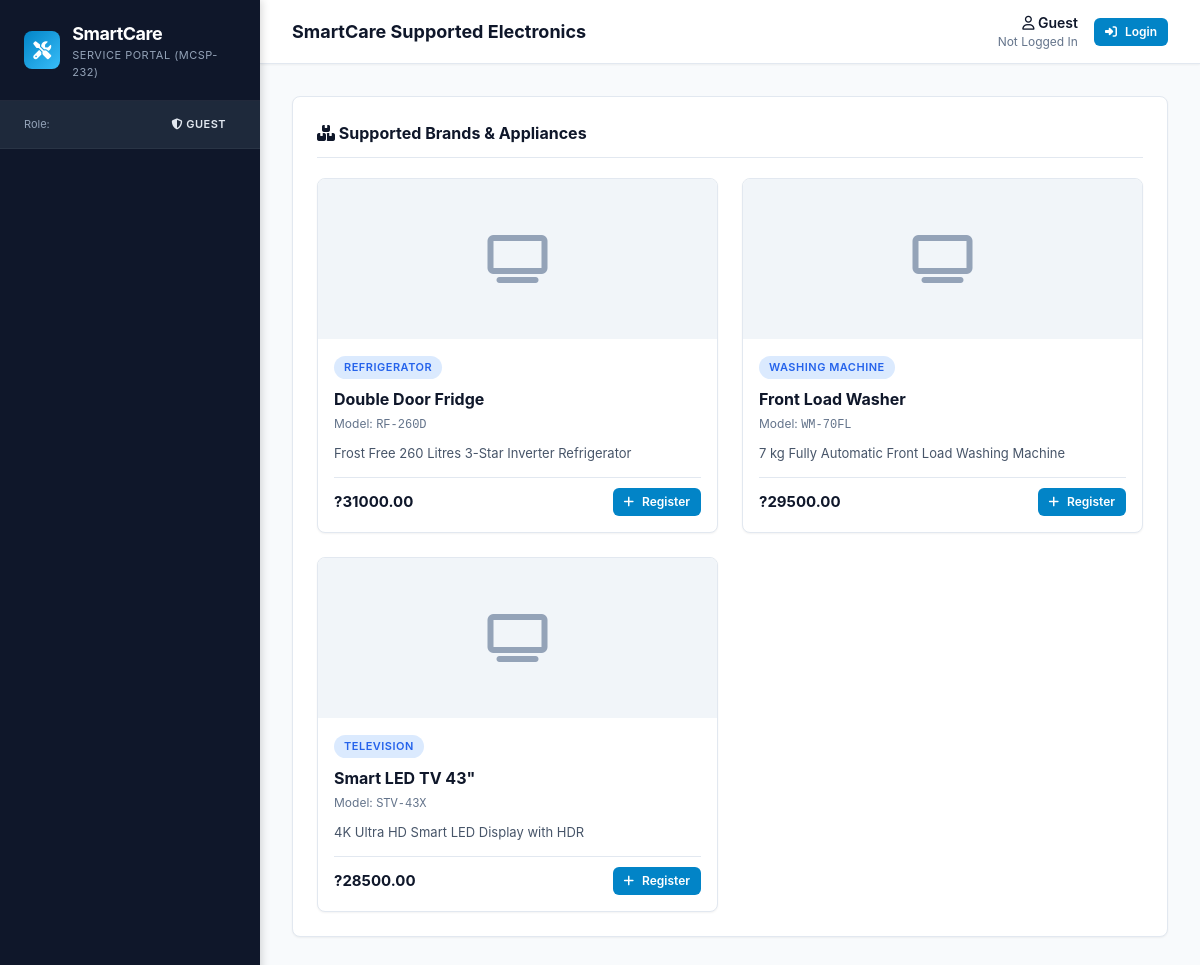
Screenshot of /products/consumer/catalog/ with the database file from the repository.
### products/models.py (models this page shows, shortened)
class Product(models.Model):
    prid = models.AutoField(primary_key=True)
    pcatid = models.ForeignKey(
        ProductCat,
        on_delete=models.CASCADE,
        db_column='pcatid',
        related_name='products'
    )
    prname = models.CharField(max_length=20)
    model = models.CharField(max_length=20)
    price = models.FloatField()
    srno = models.CharField(max_length=20)
    img = models.ImageField(upload_to='products/', blank=True, null=True)
    des = models.CharField(max_length=50)
    class Meta:
        db_table = 'products'
        verbose_name = 'Product'
        verbose_name_plural = 'Products'
        ordering = ['prname']

class ProductCat(models.Model):
    pcatid = models.AutoField(primary_key=True)
    category = models.CharField(max_length=20)
    class Meta:
        db_table = 'product_cat'
        verbose_name = 'Product Category'
        verbose_name_plural = 'Product Categories'
        ordering = ['category']

### products/views.py (the view)
# urls.py: path('consumer/catalog/', views.consumer_catalog, name='consumer_catalog'),
def consumer_catalog(request):
    products = Product.objects.select_related('pcatid').all().order_by('prname')
    categories = ProductCat.objects.all().order_by('category')
    return render(request, 'products/consumer_catalog.html', {
        'products': products,
        'categories': categories
    })

### accounts/context_processors.py (called while the page is built, shortened)
def auth_context(request):
    username = request.session.get('username')
    role = request.session.get('role')
    is_authenticated = bool(username and role)
    consumer = None
    technician = None
    return {
        'session_username': username,
        'session_role': role,
        'is_authenticated_custom': is_authenticated,
        'session_consumer': consumer,
        'session_technician': technician,
    }

### templates/products/consumer_catalog.html (shortened to what this page needs)
{% extends 'base.html' %}
{% block page_title %}SmartCare Supported Electronics{% endblock %}
{% block content %}
<div class="card">
    <div class="card-header">
        <h2 class="card-title"><i class="fa-solid fa-boxes-stacked"></i> Supported Brands & Appliances</h2>
    </div>
    <div style="display: grid; grid-template-columns: repeat(auto-fit, minmax(260px, 1fr)); gap: 24px;">
        {% for p in products %}
            <div style="border: 1px solid var(--border-color); border-radius: var(--border-radius); overflow: hidden; background: #FFFFFF; box-shadow: var(--box-shadow-sm);">
                <div style="height: 160px; background: #F1F5F9; display: flex; align-items: center; justify-content: center; overflow: hidden;">
                    {% if p.img %}
                        <img src="{{ p.img.url }}" alt="{{ p.prname }}" style="width: 100%; height: 100%; object-fit: cover;">
                    {% else %}
                        <i class="fa-solid fa-tv" style="font-size: 48px; color: #94A3B8;"></i>
                    {% endif %}
                </div>
                <div style="padding: 16px;">
                    <span class="badge badge-info" style="margin-bottom: 8px;">{{ p.pcatid.category }}</span>
                    <h3 style="font-size: 16px; font-weight: 700; color: var(--primary-navy); margin-bottom: 4px;">{{ p.prname }}</h3>
                    <p style="font-size: 12px; color: var(--text-muted); margin-bottom: 10px;">Model: <code>{{ p.model }}</code></p>
                    <p style="font-size: 13px; color: #475569; margin-bottom: 14px;">{{ p.des }}</p>
                    <div style="display: flex; justify-content: space-between; align-items: center; border-top: 1px solid var(--border-color); padding-top: 10px;">
                        <span style="font-weight: 700; color: #0F172A; font-size: 15px;">?{{ p.price|floatformat:2 }}</span>
                        <a href="{% url 'services:consumer_register_product' %}" class="btn btn-primary btn-sm">
                            <i class="fa-solid fa-plus"></i> Register
                        </a>
                    </div>
                </div>
            </div>
        {% empty %}
            <p style="color: var(--text-muted); text-align: center; grid-column: 1 / -1; padding: 24px;">No products currently in catalog.</p>
        {% endfor %}
    </div>
</div>
{% endblock %}

### templates/base.html (shortened to what this page needs)
{% load static %}
<!DOCTYPE html>
<html lang="en">
<head>
    <link rel="stylesheet" href="{% static 'css/style.css' %}">
    <link rel="stylesheet" href="https://cdnjs.cloudflare.com/ajax/libs/font-awesome/6.4.0/css/all.min.css">
</head>
<body>
    <div class="app-container">
        <aside class="app-sidebar no-print">
            <div class="sidebar-brand">
                <div class="brand-icon">
                    <i class="fa-solid fa-screwdriver-wrench"></i>
                </div>
                <div class="brand-text">
                    <h2>SmartCare</h2>
                    <p>Service Portal (MCSP-232)</p>
                </div>
            </div>
            <div class="sidebar-role-indicator">
                <span style="font-size: 11px; color: #94A3B8;">Role:</span>
                <span class="role-badge-pill role-badge-{{ session_role|default:'Guest' }}">
                    <i class="fa-solid fa-shield-halved"></i> {{ session_role|default:'Guest' }}
                </span>
            </div>
            <ul class="sidebar-menu">
            </ul>
        </aside>
        <div class="app-main">
            <header class="app-header no-print">
                <div class="header-title">
                    <h1>{% block page_title %}Dashboard{% endblock %}</h1>
                </div>
                <div class="header-user-section">
                    <div class="header-user-info">
                        <div class="header-username">
                            <i class="fa-regular fa-user"></i> {{ session_username|default:'Guest' }}
                        </div>
                        <div class="header-user-role">
                            {{ session_role|default:'Not Logged In' }}
                        </div>
                    </div>
                    {% if is_authenticated_custom %}
                        <a href="{% url 'accounts:logout' %}" class="btn-logout">
                            <i class="fa-solid fa-arrow-right-from-bracket"></i> Logout
                        </a>
                    {% else %}
                        <a href="{% url 'accounts:login' %}" class="btn btn-primary btn-sm">
                            <i class="fa-solid fa-right-to-bracket"></i> Login
                        </a>
                    {% endif %}
                </div>
            </header>
            <main class="app-content">
                {% block content %}{% endblock %}
            </main>
        </div>
    </div>
</body>
</html>

### static/css/style.css (style rules this page uses)
:root { --primary-navy: #0F172A; --secondary-navy: #1E293B; --accent-cyan: #0284C7; --accent-cyan-hover: #0369A1; --accent-cyan-light: #E0F2FE; --bg-canvas: #F8FAFC; --bg-card: #FFFFFF; --border-color: #E2E8F0; --border-focus: #38BDF8; --text-main: #0F172A; --text-muted: #64748B; --text-white: #FFFFFF; --status-green: #16A34A; --status-green-bg: #DCFCE7; --status-amber: #D97706; --status-amber-bg: #FEF3C7; --status-red: #DC2626; --status-red-bg: #FEE2E2; --status-blue: #2563EB; --status-blue-bg: #DBEAFE; --sidebar-width: 260px; --header-height: 64px; --border-radius: 8px; --box-shadow-sm: 0 1px 2px 0 rgb(0 0 0 / 0.05); --box-shadow: 0 4px 6px -1px rgb(0 0 0 / 0.1), 0 2px 4px -2px rgb(0 0 0 / 0.1); --box-shadow-lg: 0 10px 15px -3px rgb(0 0 0 / 0.1), 0 4px 6px -4px rgb(0 0 0 / 0.1); }
*, *::before, *::after { box-sizing: border-box; margin: 0; padding: 0; }
body { font-family: 'Inter', -apple-system, BlinkMacSystemFont, 'Segoe UI', Roboto, sans-serif; font-size: 14px; line-height: 1.5; color: var(--text-main); background-color: var(--bg-canvas); min-height: 100vh; }
a { color: var(--accent-cyan); text-decoration: none; transition: color 0.15s ease-in-out; }
.app-container { display: flex; min-height: 100vh; }
.app-sidebar { width: var(--sidebar-width); background-color: var(--primary-navy); color: #E2E8F0; display: flex; flex-direction: column; position: fixed; top: 0; bottom: 0; left: 0; z-index: 1000; box-shadow: 2px 0 8px rgba(0,0,0,0.15); overflow-y: auto; }
.sidebar-brand { padding: 20px 24px; display: flex; align-items: center; gap: 12px; border-bottom: 1px solid rgba(255, 255, 255, 0.08); }
.brand-icon { width: 38px; height: 38px; background: linear-gradient(135deg, var(--accent-cyan), #38BDF8); border-radius: 8px; display: flex; align-items: center; justify-content: center; color: white; font-weight: 700; font-size: 18px; }
.brand-text h2 { font-size: 18px; font-weight: 700; color: #FFFFFF; letter-spacing: -0.5px; }
.brand-text p { font-size: 11px; color: #94A3B8; text-transform: uppercase; letter-spacing: 0.5px; }
.sidebar-role-indicator { padding: 12px 24px; background-color: var(--secondary-navy); display: flex; align-items: center; justify-content: space-between; border-bottom: 1px solid rgba(255,255,255,0.05); }
.role-badge-pill { font-size: 11px; font-weight: 600; padding: 3px 10px; border-radius: 9999px; text-transform: uppercase; letter-spacing: 0.5px; }
.sidebar-menu { padding: 16px 12px; list-style: none; flex: 1; }
.app-main { margin-left: var(--sidebar-width); flex: 1; display: flex; flex-direction: column; min-height: 100vh; }
.app-header { height: var(--header-height); background-color: var(--bg-card); border-bottom: 1px solid var(--border-color); display: flex; align-items: center; justify-content: space-between; padding: 0 32px; position: sticky; top: 0; z-index: 500; box-shadow: var(--box-shadow-sm); }
.header-title h1 { font-size: 18px; font-weight: 700; color: var(--primary-navy); }
.header-user-section { display: flex; align-items: center; gap: 16px; }
.header-user-info { text-align: right; }
.header-username { font-weight: 600; color: var(--primary-navy); font-size: 14px; }
.header-user-role { font-size: 12px; color: var(--text-muted); }
.app-content { padding: 32px; flex: 1; }
.card { background-color: var(--bg-card); border: 1px solid var(--border-color); border-radius: var(--border-radius); box-shadow: var(--box-shadow-sm); padding: 24px; margin-bottom: 24px; }
.card-header { display: flex; justify-content: space-between; align-items: center; margin-bottom: 20px; padding-bottom: 12px; border-bottom: 1px solid var(--border-color); }
.card-title { font-size: 16px; font-weight: 700; color: var(--primary-navy); }
.btn { display: inline-flex; align-items: center; justify-content: center; gap: 8px; padding: 8px 18px; border-radius: 6px; font-size: 14px; font-weight: 600; cursor: pointer; border: 1px solid transparent; transition: all 0.15s ease; text-decoration: none; }
.btn-primary { background-color: var(--accent-cyan); color: #FFFFFF; }
.btn-sm { padding: 4px 10px; font-size: 12px; }
.badge { display: inline-flex; align-items: center; padding: 3px 10px; font-size: 11px; font-weight: 600; border-radius: 9999px; text-transform: uppercase; letter-spacing: 0.5px; white-space: nowrap; }
.badge-info { background-color: var(--status-blue-bg); color: var(--status-blue); }

### rows the page displays
Product: pcatid.category "REFRIGERATOR", prname "Double Door Fridge", model "RF-260D", des "Frost Free 260 Litres 3-Star Inverter Refrigerator", price "31000.00"
Product: pcatid.category "WASHING MACHINE", prname "Front Load Washer", model "WM-70FL", des "7 kg Fully Automatic Front Load Washing Machine", price "29500.00"
Product: pcatid.category "TELEVISION", prname "Smart LED TV 43\"", model "STV-43X", des "4K Ultra HD Smart LED Display with HDR", price "28500.00"

### other values shown
{{ session_role|default:'Guest' }} "GUEST"
{{ session_username|default:'Guest' }} "Guest"
{{ session_role|default:'Not Logged In' }} "Not Logged In"
